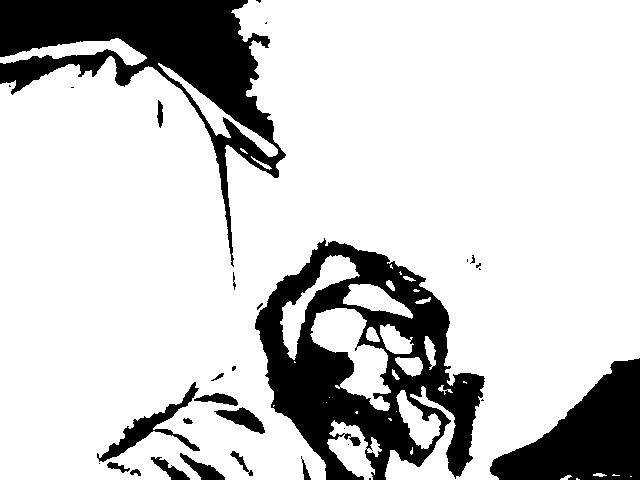
#> input picture Difference.jpg, 640 x 480 px
$ python -i Preprocessing.py   (imports and definitions only)
#> lines starting #> are read from the running program, lines starting #| are printed output that depends on the picture
#> further down, picture is the input picture: shape (480, 640, 3); min 0, max 255, mean 204.7
import cv2


class PreprocessedImage:
    def __init__(self, image):
        self.image = image
        self.grey_image = cv2.cvtColor(image, cv2.COLOR_BGR2GRAY)
        self.blurred_image = cv2.GaussianBlur(self.grey_image, (3, 3), 0)
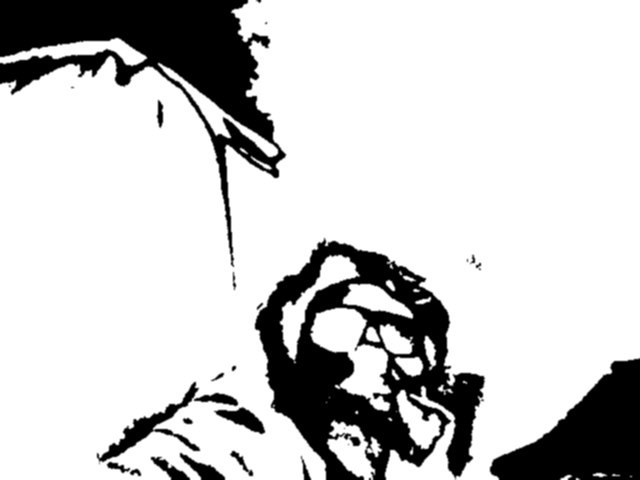
#> self.blurred_image: shape (480, 640); min 0, max 255, mean 204.7
        self.enhanced_image = None

    def resize(self, dim=(480, 480)):
#> called with dim = (480, 480)
        return cv2.resize(self.image, dim)
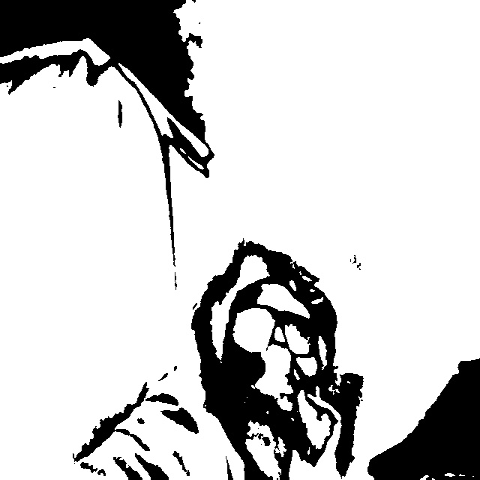
#> returned value: shape (480, 480, 3); min 0, max 255, mean 204.7

    def adaptive_histogram_equalization(self):
        clahe = cv2.createCLAHE(clipLimit=2.0, tileGridSize=(8, 8))
        self.enhanced_image = clahe.apply(self.grey_image)
        return self.enhanced_image

    # def histogram_equalization(self):
    #     self.enhanced_image = cv2.equalizeHist(self.grey_image)
    #     return self.enhanced_image

>>> import cv2
>>> picture = cv2.imread('../Difference.jpg')
>>> result = PreprocessedImage(picture).resize()
